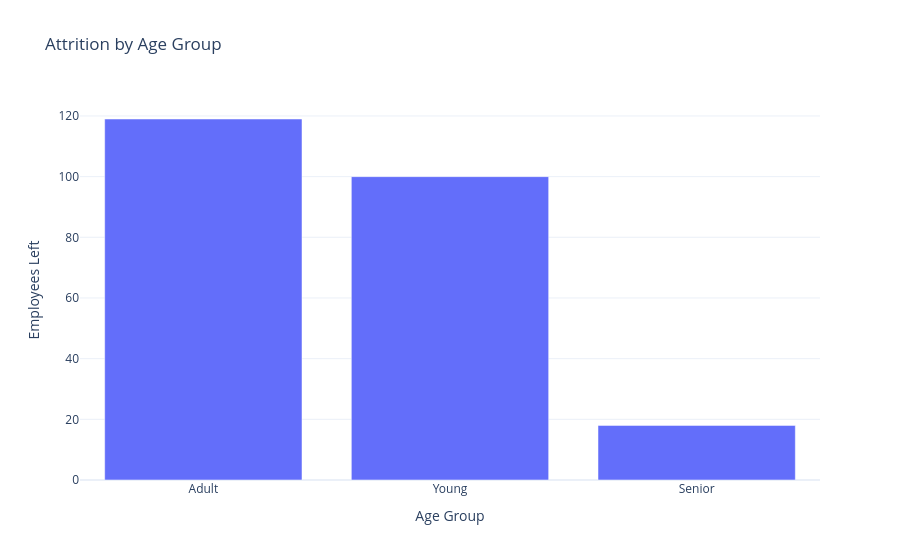

This figure's notebook cell:
### Markdown cell above
### 12.4 Attrition by Age Group

### Code cell
import plotly.express as px

fig = px.bar(
    age_group_attrition,
    x="Age_Group",
    y="Employees_Left",
    title="Attrition by Age Group"
)

fig.update_layout(
    xaxis_title="Age Group",
    yaxis_title="Employees Left",
    template="plotly_white"
)

fig.show()

### Figure 1 — Plotly figure (JSON) as saved in the notebook; plotly's stock layout.template omitted (floating-point values rounded to 4 significant figures)
{"data": [{"hovertemplate": "Age_Group=%{x}<br>Employees_Left=%{y}<extra></extra>", "legendgroup": "", "marker": {"color": "#636efa", "pattern": {"shape": ""}}, "name": "", "orientation": "v", "showlegend": false, "textposition": "auto", "type": "bar", "x": ["Adult", "Young", "Senior"], "xaxis": "x", "y": [119, 100, 18], "yaxis": "y"}], "layout": {"autosize": true, "barmode": "relative", "legend": {"tracegroupgap": 0}, "title": {"text": "Attrition by Age Group"}, "xaxis": {"anchor": "y", "autorange": true, "domain": [0, 1], "range": [-0.5, 2.5], "title": {"text": "Age Group"}, "type": "category"}, "yaxis": {"anchor": "x", "autorange": true, "domain": [0, 1], "range": [0, 125.3], "title": {"text": "Employees Left"}, "type": "linear"}}}
